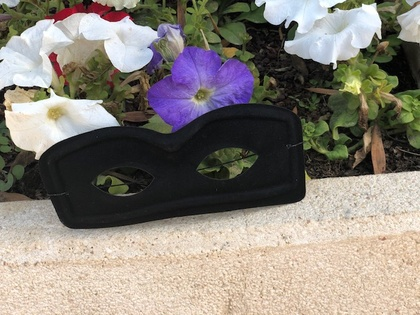
%> input picture Hackathon/I1_train1.jpg, 420 x 315 px, shrunk from 640 x 480 before the run
$ octave --eval "result = seg2_alon(imread('I1_train1.jpg'));"   (GNU Octave 9; MATLAB toolbox functions it lacks are replaced by stand-ins)
%> lines starting %> are read from the running program, lines starting %| are printed output that depends on the picture; in (x1, y1, x2, y2) boxes, pixels count from 0 and x2, y2 are one past the last pixel; in counts of white or black regions, pixels touching at a corner belong together; the program's own positions count from 1
%> in seg2_alon, `bw = edge(img(:,:,2));`:
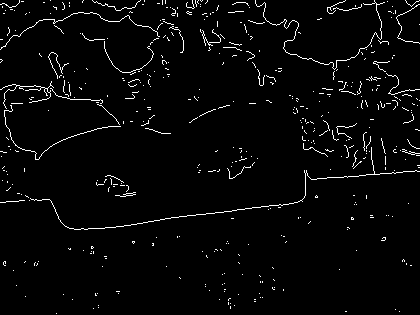
%> bw: size 315x420 logical; 2.8% white in thin lines or dots
### Hackathon/functions/dip_hough_circles.m
%DIP - Alon Goldmann 312592173, Yogev Hadadi 311436273
function H = dip_hough_circles(BW, R0, T0)
%> called with R0 = 1, T0 = 1


    [M,N] = size(BW);
%> M = 315; N = 420
    Rmin = 80;
    Rmax = 100;
    R = Rmin:R0:Rmax;
    T = 0:T0:360;
    T=deg2rad(T);

    H = zeros(M,N,length(R));
    [y,x] = find(BW == 1);
%> y = 3767 values from 1 to 314; x = 3767 values from 1 to 420

    for i=1:length(x)
        for r=1:length(R)

            a_mat=round(x(i)-R(r)*cos(T));
            b_mat=round(y(i)-R(r)*sin(T));

            a=a_mat((a_mat>0) & (a_mat<=N) & (b_mat>0) & (b_mat<=M));
            b=b_mat((a_mat>0) & (a_mat<=N) & (b_mat>0) & (b_mat<=M));
            ind=sub2ind(size(H),b,a,r*ones(1,length(a)));

            H(ind) = H(ind)+1;
        end
    end


end

### Hackathon/seg2_alon.m
function [BB, mask] = seg2_alon(img)


     BB = zeros([1,4]);

    if(size(img,3)<3)
        mask = ones(size(img));
    else
         bw = edge(img(:,:,2));
         h = dip_hough_circles(bw,1,1);
         peaks1 = dip_houghpeaks3d(h);
%> in dip_houghpeaks3d, `[val, idx] = max(H(:)) ;`: val = 42; idx = 730298
%> in dip_houghpeaks3d, `[idx1, idx2, idx3] = ind2sub(size(H),idx) ;`: idx1 = 128; idx2 = 219; idx3 = 6
%> in dip_houghpeaks3d, `r=R(idx3);`: r = 85
%> peaks1 = [128 219 6]
         circle = rgb2gray(dip_draw_hough_circle(zeros(size(img)),peaks1,1));
%> in dip_draw_hough_circle, `a = peaks(1,1);`: a = 128
%> in dip_draw_hough_circle, `b = peaks(1,2);`: b = 219
%> in dip_draw_hough_circle, `r = peaks(1,3);`: r = 6
%> in dip_draw_hough_circle, `H = insertShape(H,'circle',[b,a,R(r)],'LineWidth',4,'Color',{c(1)});`:
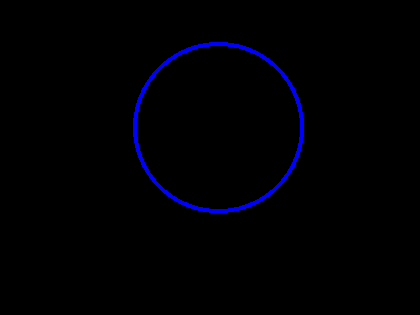
%> H: size 315x420x3 double; mean R, G, B 0, 0, 0.0154
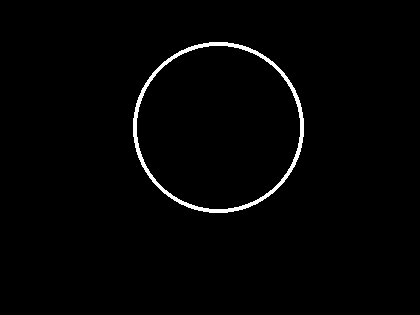
%> circle: size 315x420 double; values 0 (black) and 0.114 (white), 1.5% white; 1 white region, box (x1, y1, x2, y2) and area: (133, 42, 304, 213) 2036
         c_log = logical(circle);
         mask = imfill(c_log,'holes');
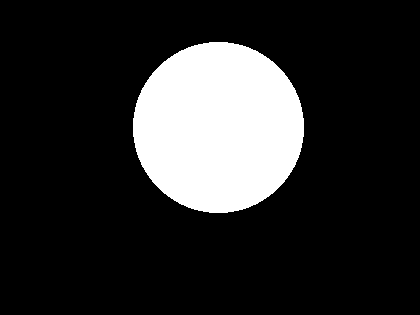
%> mask: size 315x420 logical; 17.3% white; 1 white region, box (x1, y1, x2, y2) and area: (133, 42, 304, 213) 22941
%         mask = bwareafilt(mask,1);
    end


    [poly_x,poly_y] = find(mask==1);
%> poly_x = 22941 values from 43 to 213; poly_y = 22941 values from 134 to 304
%> the run ends on the next line
    polyin = polyshape(poly_x,poly_y);
% [21 lines not run here, left out]
function peaks = dip_houghpeaks3d(H)

R_max=100;
R_min=80;
R=linspace(R_min,R_max,size(H,3));

peaks = zeros(1,3) ;

    [val, idx] = max(H(:)) ;
    [idx1, idx2, idx3] = ind2sub(size(H),idx) ;
    peaks(1,:) = [idx1,idx2,idx3] ;

    %Mask all the points that are near the peaks - explained in the
    %main.mlx
    r=R(idx3);
    for row=1:size(H,1)
        for col=1:size(H,2)
            if (row-idx1)^2+(col-idx2)^2<=r^2
                H(row,col,:)=0;

            end
        end
    end
end

function H = dip_draw_hough_circle(img, peaks,R0)
    Rmin = 80;
    Rmax = 120;
    R = Rmin:R0:Rmax;
    c = ["blue","red","green","yellow","magenta"];
    H = img;

        a = peaks(1,1);
        b = peaks(1,2);
        r = peaks(1,3);
        H = insertShape(H,'circle',[b,a,R(r)],'LineWidth',4,'Color',{c(1)});


end

$ run again, on Hackathon/I1_train2.jpg
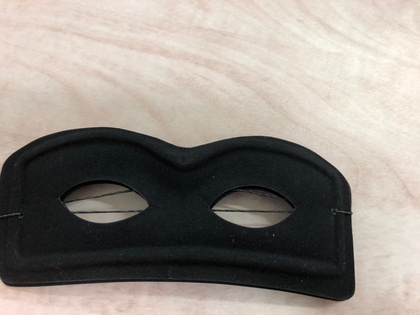
%> input picture Hackathon/I1_train2.jpg, 420 x 315 px, shrunk from 2016 x 1512 before the run
%> in seg2_alon, `bw = edge(img(:,:,2));`:
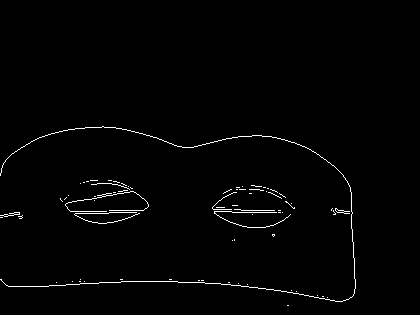
%> bw: size 315x420 logical; 1.3% white in thin lines or dots, all inside (x1, y1, x2, y2) = (0, 126, 356, 306)
%> y = 1715 values from 127 to 306; x = 1715 values from 1 to 356
%> val = 46; idx = 2329658
%> idx1 = 233; idx2 = 256; idx3 = 18
%> in dip_houghpeaks3d, `r=R(idx3);`: r = 97
%> peaks1 = [233 256 18]
%> a = 233
%> b = 256
%> in dip_draw_hough_circle, `r = peaks(1,3);`: r = 18
%> in seg2_alon, `circle = rgb2gray(dip_draw_hough_circle(zeros(size(img)),peaks1,1));`:
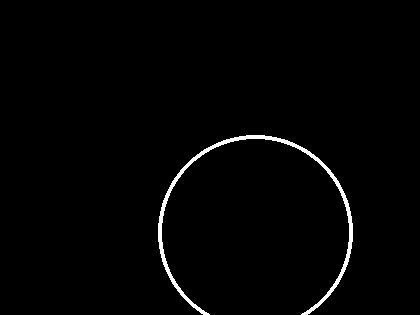
%> circle: size 315x420 double; values 0 (black) and 0.114 (white), 1.4% white; 1 white region, box (x1, y1, x2, y2) and area: (158, 135, 353, 315) 1918
%> poly_x = 1918 values from 136 to 315; poly_y = 1918 values from 159 to 353
